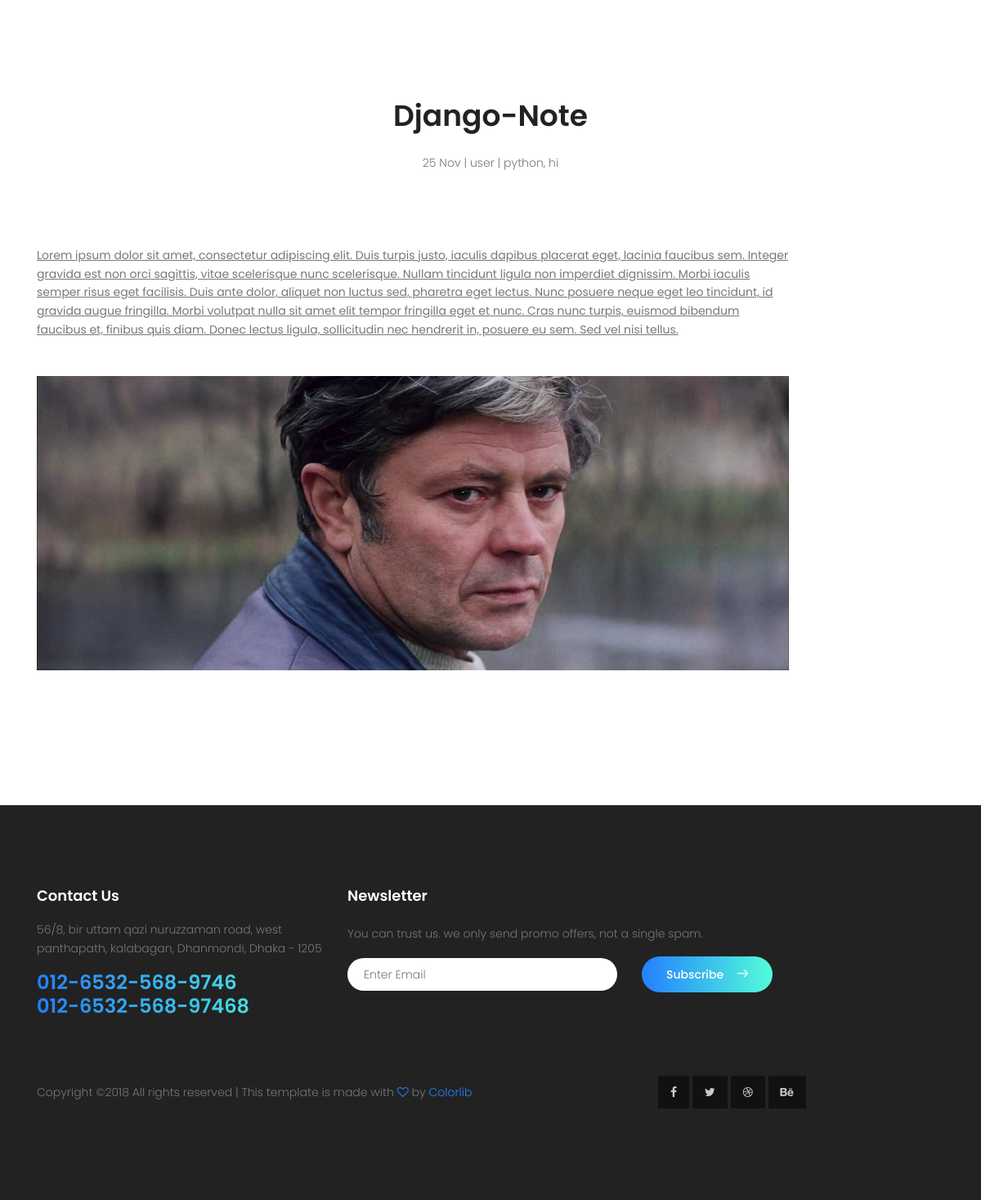
Page /Notes/Django-Slug4/ (signed in) on the committed database.
### ProApp/models.py (models this page shows, shortened)
class Note(models.Model):
    user = models.ForeignKey(User , on_delete = models.CASCADE)
    title = models.CharField(max_length = 50)
    slug = models.SlugField(null = True, blank = True)
    content = RichTextField()
    created = models.DateTimeField(blank = True, default = datetime.datetime.now)
    active = models.BooleanField(default=True)
    tags = models.CharField(blank=True, max_length=100)
    img = models.ImageField(upload_to="notes-img", blank=True)
    def __str__(self):
        return self.title

### ProApp/views.py (the view)
# urls.py: url(r'^(?P<slug>[-\w]+)/$', views.detail, name = 'note_detail'),
def detail(request, slug):
    user = request.user
    profile = get_object_or_404(Profile, user=user)
    note = Note.objects.get(slug = slug)
    context = {
        'note' : note,
        'profile':profile
    }
    return render(request, 'one-note.html', context)

### ProApp/templates/one-note.html (shortened to what this page needs)
{% extends "base.html" %}
{% load static %}
{% block body  %}
    <section class="blog-area section-gap">
      <div class="container">
        <div class="row justify-content-center">
          <div class="col-md-8 pb-30 header-text">
            <h1> {{note}} </h1>
            <p>
              {{note.created|date:"j M"}} | {{note.user.username}} | {{note.tags}}
            </p>
          </div>
        </div>
        <div class="row">
          <div class="single-blog col-lg-10 col-md-10">
            {{note.content|safe}}
            <img class="f-img img-fluid mx-auto post_banner" src="{{note.img.url}}" alt="">
          </div>
        </div>
      </div>
    </section>
{% endblock  %}

### static/site-static/css/main.css (style rules this page uses)
body { color: #777777; font-family: "Poppins", sans-serif; font-size: 14px; font-weight: 300; line-height: 1.625em; position: relative; }
h1, h2, h3, h4, h5, h6 { font-family: "Poppins", sans-serif; color: #222222; line-height: 1.2em !important; margin-bottom: 0; margin-top: 0; font-weight: 600; }
h1, .h1 { font-size: 36px; }
.pb-30 { padding-bottom: 30px; }
h1 { font-size: 36px; }
h1, h2, h3, h4, h5, h6 { line-height: 1.5em; }
body { position: relative; }
.section-gap { padding: 120px 0; }
.blog-area h1 { text-align: center; margin-bottom: 25px; font-weight: 600; text-transform: capitalize; }
.blog-area p { margin-bottom: 45px; text-align: center; }
.single-blog p { text-align: left; margin-top: 15px; }
.single-blog .f-img { -webkit-transition: all 0.3s ease 0s; -moz-transition: all 0.3s ease 0s; -o-transition: all 0.3s ease 0s; transition: all 0.3s ease 0s; }
p { color: #777; }

### static/site-static/css/mystyle.css (style rules this page uses)
.post_banner { width: 100% ; height: 360px ; }

### rows in the picture
Note: title "Django-Note", created "25 Nov", user.username "user", tags "python, hi", content "Lorem ipsum dolor sit amet, consectetur adipiscing elit. Duis turpis justo, iaculis dapibus placerat eget, lacinia faucibus sem. Integer gravida est non orci sagittis, vitae scelerisque nunc scelerisque. Nullam tincidunt ligula non imperdiet dignissim. Morbi iaculis semper risus eget facilisis. Duis ante dolor, aliquet non luctus sed, pharetra eget lectus. Nunc posuere neque eget leo tincidunt, id gravida augue fringilla. Morbi volutpat nulla sit amet elit tempor fringilla eget et nunc. Cras nunc turpis, euismod bibendum faucibus et, finibus quis diam. Donec lectus ligula, sollicitudin nec hendrerit in, posuere eu sem. Sed vel nisi tellus.", img (picture)
